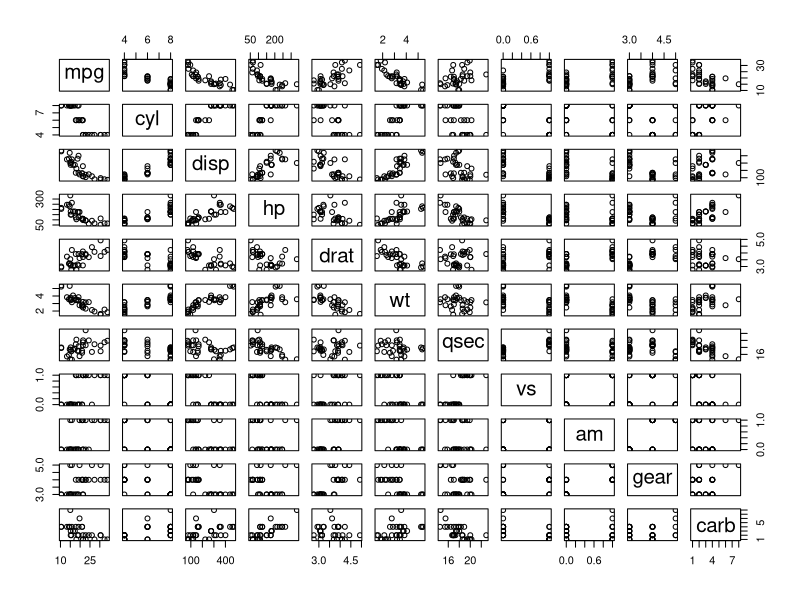
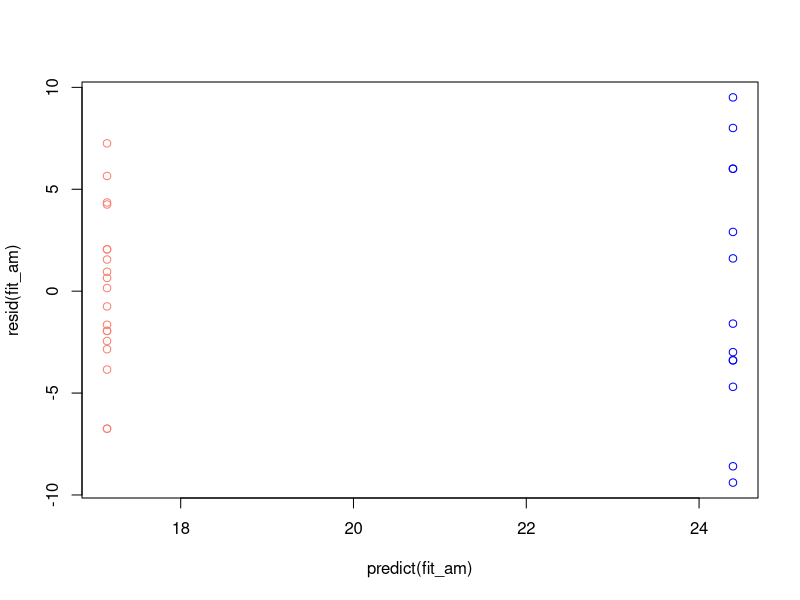
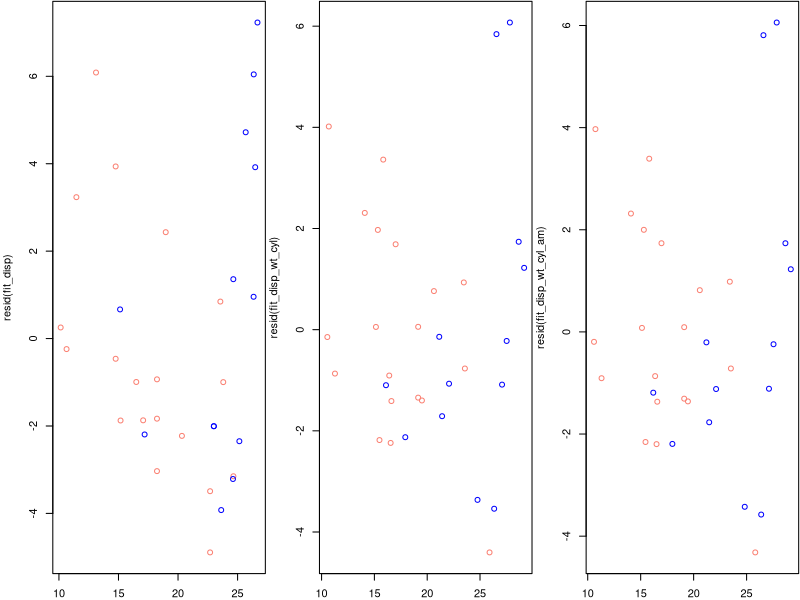

Reproduce these figures in R, in order.
## ---- chunk 1
set.seed(98761)
data(mtcars)
pairs(mtcars)
## ---- chunk 2
fit<-lm(mpg~.,data=mtcars)
library(car)
sqrt(vif(fit))
## ---- chunk 3
fit_am<-lm(mpg~am,data=mtcars)
round(summary(fit_am)$coef,4)
plot(predict(fit_am),resid(fit_am), pch=21, col=c("salmon","blue")[mtcars$am+1])
## ---- chunk 4
fit_disp<-lm(mpg~disp,data=mtcars)
fit_disp_wt_cyl<-lm(mpg~disp+wt+cyl,data=mtcars)
fit_disp_wt_cyl_am<-lm(mpg~disp+wt+cyl+am,data=mtcars)
anova(fit_disp,fit_disp_wt_cyl,fit_disp_wt_cyl_am)
par(mfrow=c(1,3), mar=c(2,4,0.1,0.1))
plot(predict(fit_disp),resid(fit_disp), pch=21, col=c("salmon","blue")[mtcars$am+1])
plot(predict(fit_disp_wt_cyl),resid(fit_disp_wt_cyl), pch=21, col=c("salmon","blue")[mtcars$am+1])
plot(predict(fit_disp_wt_cyl_am),resid(fit_disp_wt_cyl_am), pch=21, col=c("salmon","blue")[mtcars$am+1])
